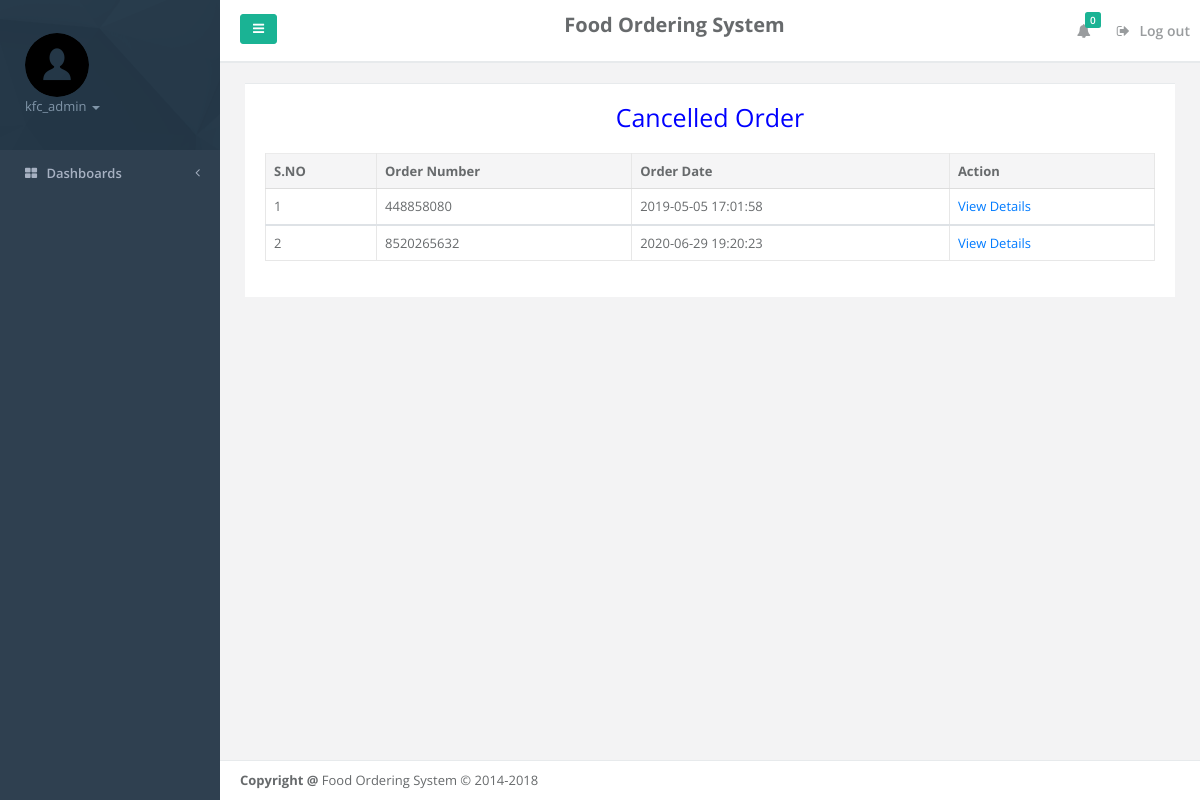
The app's page /drivers/canclled-order.php (signed in) with its own data.
### tables this page shows
CREATE TABLE tblorderaddresses (
  ID int(11) NOT NULL,
  UID varchar(80) NOT NULL,
  Driver_UID varchar(40) NOT NULL,
  UserId char(100) DEFAULT NULL,
  Ordernumber char(100) DEFAULT NULL,
  Flatnobuldngno varchar(255) DEFAULT NULL,
  StreetName varchar(255) DEFAULT NULL,
  Area varchar(255) DEFAULT NULL,
  Landmark varchar(255) DEFAULT NULL,
  City varchar(255) DEFAULT NULL,
  OrderTime timestamp NOT NULL DEFAULT current_timestamp(),
  OrderFinalStatus varchar(255) DEFAULT NULL
);

### drivers/canclled-order.php (the view, shortened to what this page needs)
<?php
include('includes/dbconnection.php');
if (strlen($_SESSION['fosaid']==0)) {
  header('location:logout.php');
  } else{
  ?>
<!DOCTYPE html>
<html>
<head>
    <link href="css/bootstrap.min.css" rel="stylesheet">
    <link href="font-awesome/css/font-awesome.css" rel="stylesheet">
    <link href="css/plugins/iCheck/custom.css" rel="stylesheet">
    <link href="css/plugins/steps/jquery.steps.css" rel="stylesheet">
    <link href="css/animate.css" rel="stylesheet">
    <link href="css/style.css" rel="stylesheet">
</head>
<body>
<?php
$id = $_SESSION['fosaid'];
$squerry = mysqli_query($con,"select * from tbladmin where ID = $id");
$roww = mysqli_fetch_array($squerry);
$uid=$roww['UID'];
?>
    <div id="wrapper">
    <?php include_once('includes/leftbar.php');?>
        <div id="page-wrapper" class="gray-bg">
             <?php include_once('includes/header.php');?>
        <div class="row border-bottom">
        </div>
        <div class="wrapper wrapper-content animated fadeInRight">
            <div class="row">
                <div class="col-lg-12">
                    <div class="ibox">
                        <div class="ibox-content">
                                 <table class="table table-bordered mg-b-0">
     <p style="text-align: center; color: blue; font-size: 25px">Cancelled Order</p>
              <thead>
                <tr>
                  <th>S.NO</th>
                  <th>Order Number</th>
                  <th>Order Date</th>
                  <th>Action</th>
                </tr>
              </thead>
              <?php
$ret=mysqli_query($con,"select * from tblorderaddresses where OrderFinalStatus='Order Cancelled' and UID = '$uid'");
$cnt=1;
while ($row=mysqli_fetch_array($ret)) {
?>
              <tbody>
                <tr>
                  <td><?php echo $cnt;?></td>
                  <td><?php  echo $row['Ordernumber'];?></td>
                  <td><?php  echo $row['OrderTime'];?></td>
                                    <td><a href="viewfoodorder.php?orderid=<?php echo $row['Ordernumber'];?>">View Details</a>
                </tr>
                <?php
$cnt=$cnt+1;
}?>
              </tbody>
            </table>
                        </div>
                    </div>
                    </div>
                </div>
            </div>
        <?php include_once('includes/footer.php');?>
        </div>
        </div>
</body>
</html>
<?php } ?>

### drivers/includes/leftbar.php (shortened to what this page needs)
    <nav class="navbar-default navbar-static-side" role="navigation">
        <div class="sidebar-collapse">
            <ul class="nav metismenu" id="side-menu">
                <li class="nav-header">
                    <div class="dropdown profile-element">
                        <img alt="image" class="rounded-circle" src="img/user.png"/>
                        <a data-toggle="dropdown" class="dropdown-toggle" href="#">
                            <?php
$admid=$_SESSION['fosaid'];
$ret=mysqli_query($con,"select AdminName from tbladmin where ID='$admid'");
$row=mysqli_fetch_array($ret);
$name=$row['AdminName'];
?>
                            <span class="text-muted text-xs block"><?php echo $name; ?> <b class="caret"></b></span>
                        </a>
                    </div>
                </li>
                <li>
                    <a href="dashboard.php"><i class="fa fa-th-large"></i> <span class="nav-label">Dashboards</span> <span class="fa arrow"></span></a>
                                    </li>
        </div>
    </nav>

### records on screen
tblorderaddresses: Ordernumber "448858080", OrderTime "2019-05-05 17:01:58"
tblorderaddresses: Ordernumber "8520265632", OrderTime "2020-06-29 19:20:23"

### other values on screen
$name "kfc_admin"
$num "0"
